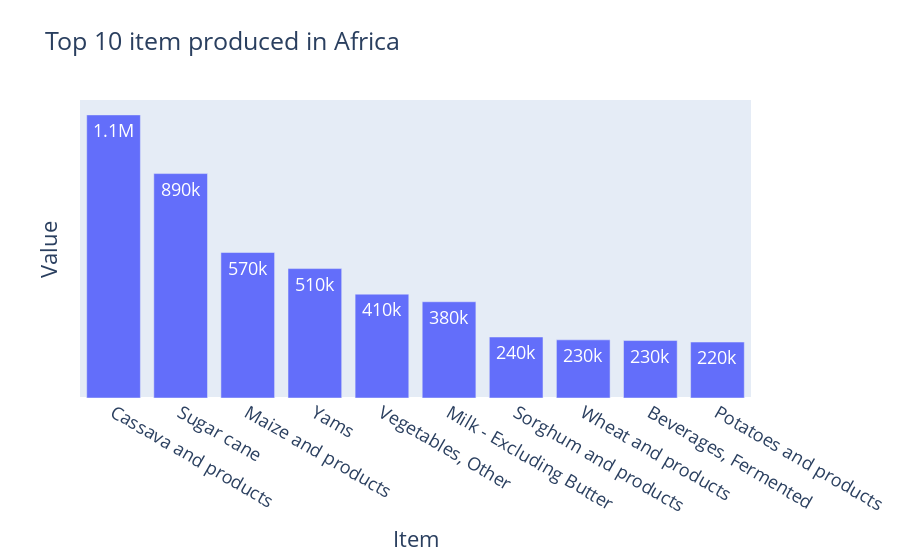

Notebook code for this chart:
### Code cell
# Group the data by the name of the item produced and sum the values of item in kilotonne column to get the total production of each item across all years
item_production_df = production_geo.groupby('Item')['Value'].sum().reset_index()

# Sort the data by the total production of each item in descending order
item_production_df = item_production_df.sort_values(by='Value', ascending=False).head(10)

# Plot a bar chart of the total production of each item across all years
fig = px.bar(item_production_df, x='Item', y='Value', text="Value",text_auto=".2s", title="Top 10 item produced in Africa")
fig.update_layout(yaxis=dict(tickvals=[]), font=dict(size=18))
fig.show()

### Figure 1 — Plotly figure (JSON) as saved in the notebook; plotly's stock layout.template omitted (floating-point values rounded to 4 significant figures)
{"data": [{"alignmentgroup": "True", "hovertemplate": "Item=%{x}<br>Value=%{text}<extra></extra>", "legendgroup": "", "marker": {"color": "#636efa", "pattern": {"shape": ""}}, "name": "", "offsetgroup": "", "orientation": "v", "showlegend": false, "text": [1118948, 887008, 574948, 511523, 410403, 380380, 241080, 229875, 227037, 221092], "textposition": "auto", "texttemplate": "%{y:.2s}", "type": "bar", "x": ["Cassava and products", "Sugar cane", "Maize and products", "Yams", "Vegetables, Other", "Milk - Excluding Butter", "Sorghum and products", "Wheat and products", "Beverages, Fermented", "Potatoes and products"], "xaxis": "x", "y": [1118948, 887008, 574948, 511523, 410403, 380380, 241080, 229875, 227037, 221092], "yaxis": "y"}], "layout": {"barmode": "relative", "font": {"size": 18}, "legend": {"tracegroupgap": 0}, "title": {"text": "Top 10 item produced in Africa"}, "xaxis": {"anchor": "y", "domain": [0, 1], "title": {"text": "Item"}}, "yaxis": {"anchor": "x", "domain": [0, 1], "tickvals": [], "title": {"text": "Value"}}}}
